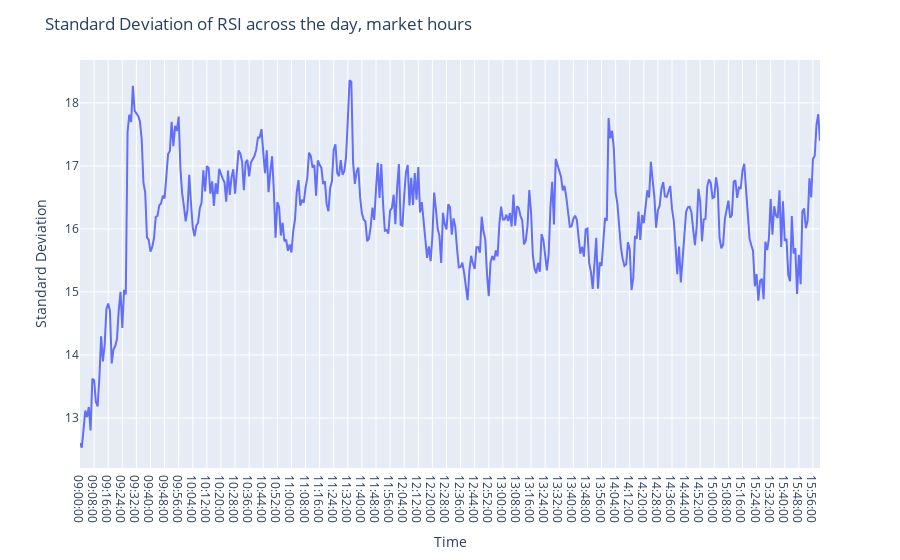

Notebook code for this chart:
### Code cell
import plotly.express as px

# Assuming reshaped_df is your reshaped DataFrame from the previous step

# Calculate standard deviation along rows (axis=1)
reshaped_df['std_dev'] = reshaped_df.std(axis=1)

# Plotting standard deviation
fig = px.line(reshaped_df, x=reshaped_df.index, y='std_dev', line_shape='linear', render_mode='svg')

# Setting labels and title
fig.update_layout(
    xaxis_title='Time',
    yaxis_title='Standard Deviation',
    title='Standard Deviation of RSI across the day, market hours'
)

# Show the plot
fig.show()

### Figure 1 — Plotly figure (JSON) as saved in the notebook; plotly's stock layout.template omitted (floating-point values rounded to 4 significant figures; data arrays with more than 128 entries replaced by an {"elided": "..."} marker saying what was removed)
{"data": [{"hovertemplate": "time=%{x}<br>std_dev=%{y}<extra></extra>", "legendgroup": "", "line": {"color": "#636efa", "dash": "solid", "shape": "linear"}, "marker": {"symbol": "circle"}, "mode": "lines", "name": "", "orientation": "v", "showlegend": false, "type": "scatter", "x": {"elided": "421 str values"}, "xaxis": "x", "y": {"elided": "421 float values"}, "yaxis": "y"}], "layout": {"legend": {"tracegroupgap": 0}, "margin": {"t": 60}, "title": {"text": "Standard Deviation of RSI across the day, market hours"}, "xaxis": {"anchor": "y", "domain": [0, 1], "title": {"text": "Time"}}, "yaxis": {"anchor": "x", "domain": [0, 1], "title": {"text": "Standard Deviation"}}}}
